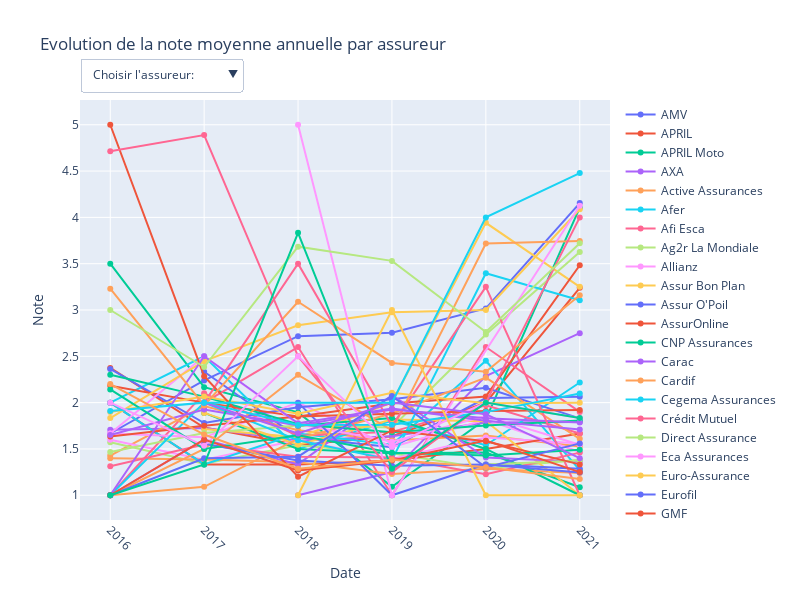

The code cell stored with this chart in its notebook:
### Code cell
fig = go.Figure()
buttons = [{
    "label": "Choisir l'assureur: ", 
    "method": "update", 
    "args": [{'visible': [False for assureur in assureurs]}]}]

for insurance in range(len(assureurs)): 
    trace = go.Scatter(
        x = df.groupby(df_by_insurances[insurance].date.dt.year)['note'].mean().index, 
        y = df.groupby(df_by_insurances[insurance].date.dt.year)['note'].mean(), 
        name = assureurs[insurance]
    )
    btnx = {
        "label": assureurs[insurance], 
        'method': 'update',
        "args": [{'visible': [True if insurance == assureurs.index(assurance) else False for assurance in assureurs]}]}
    
    fig.add_trace(trace)
    buttons.append(btnx)
    
     
fig.update_layout(
    {"updatemenus":[
        go.layout.Updatemenu(
            buttons=buttons, 
            direction="down", 
            showactive=True,
            xanchor="left", x=0, yanchor="top", y=1.1
        )],
        'title_text': 'Evolution de la note moyenne annuelle par assureur',
        'xaxis': dict(title="Date", tickangle=45),
        'yaxis_title_text': 'Note',
        "width": 800, "height": 600,
        "autosize": True
    }
)

### Figure 1 — Plotly figure (JSON) as saved in the notebook; plotly's stock layout.template omitted (floating-point values rounded to 4 significant figures)
{"data": [{"name": "AMV", "type": "scatter", "x": [2016, 2017, 2018, 2019, 2020, 2021], "y": [1.667, 2.24, 2.717, 2.756, 3.017, 4.154]}, {"name": "APRIL", "type": "scatter", "x": [2016, 2017, 2018, 2019, 2020, 2021], "y": [2.375, 1.732, 1.543, 1.636, 2, 3.24]}, {"name": "APRIL Moto", "type": "scatter", "x": [2016, 2017, 2018, 2019, 2020, 2021], "y": [3.5, 2.167, 1.895, 1.091, 1.821, 4.106]}, {"name": "AXA", "type": "scatter", "x": [2016, 2017, 2018, 2019, 2020, 2021], "y": [1.706, 1.726, 1.587, 1.638, 1.785, 1.791]}, {"name": "Active Assurances", "type": "scatter", "x": [2016, 2017, 2018, 2019, 2020, 2021], "y": [1.429, 1.962, 1.703, 1.592, 1.644, 1.527]}, {"name": "Afer", "type": "scatter", "x": [2016, 2017, 2018, 2019, 2020, 2021], "y": [2, 2.5, 1.5, 1.805, 1.54, 2.217]}, {"name": "Afi Esca", "type": "scatter", "x": [2017, 2018, 2019, 2020, 2021], "y": [2, 2.6, 1, 2.6, 1.9]}, {"name": "Ag2r La Mondiale", "type": "scatter", "x": [2016, 2017, 2018, 2019, 2020, 2021], "y": [1.571, 1.34, 1.54, 1.452, 1.289, 1.385]}, {"name": "Allianz", "type": "scatter", "x": [2016, 2017, 2018, 2019, 2020, 2021], "y": [1.6, 1.383, 1.597, 1.392, 1.623, 1.56]}, {"name": "Assur Bon Plan", "type": "scatter", "x": [2017, 2018, 2019, 2020, 2021], "y": [1.714, 1.625, 2, 3.941, 3.25]}, {"name": "Assur O'Poil", "type": "scatter", "x": [2017, 2018, 2019, 2020, 2021], "y": [2.333, 1.625, 1.519, 2.05, 2.062]}, {"name": "AssurOnline", "type": "scatter", "x": [2016, 2017, 2018, 2019, 2020, 2021], "y": [2, 1.333, 1.333, 1.375, 1.5, 1.667]}, {"name": "CNP Assurances", "type": "scatter", "x": [2017, 2018, 2019, 2020, 2021], "y": [1.889, 1.5, 1.455, 1.462, 1.086]}, {"name": "Carac", "type": "scatter", "x": [2018, 2019, 2020, 2021], "y": [1, 1.25, 2.286, 2.75]}, {"name": "Cardif", "type": "scatter", "x": [2016, 2017, 2018, 2019, 2020, 2021], "y": [1.4, 1.387, 1.356, 1.229, 1.286, 1.24]}, {"name": "Cegema Assurances", "type": "scatter", "x": [2016, 2017, 2018, 2019, 2020, 2021], "y": [2, 1.333, 1.667, 1.545, 2.452, 1.271]}, {"name": "Crédit Mutuel", "type": "scatter", "x": [2016, 2017, 2018, 2019, 2020, 2021], "y": [1, 2.1, 1.643, 1.684, 1.972, 1.667]}, {"name": "Direct Assurance", "type": "scatter", "x": [2016, 2017, 2018, 2019, 2020, 2021], "y": [1.467, 1.672, 1.754, 1.732, 2.734, 3.627]}, {"name": "Eca Assurances", "type": "scatter", "x": [2016, 2017, 2018, 2019, 2020, 2021], "y": [1.667, 1.625, 2, 1.52, 1.818, 1.467]}, {"name": "Euro-Assurance", "type": "scatter", "x": [2017, 2018, 2019, 2020, 2021], "y": [1.889, 1.545, 1.818, 1.8, 1]}, {"name": "Eurofil", "type": "scatter", "x": [2016, 2017, 2018, 2019, 2020, 2021], "y": [2.364, 1.78, 1.951, 2.036, 2.161, 1.83]}, {"name": "GMF", "type": "scatter", "x": [2016, 2017, 2018, 2019, 2020, 2021], "y": [2.182, 2, 1.85, 1.989, 2.067, 3.483]}, {"name": "Gan", "type": "scatter", "x": [2018, 2019, 2020, 2021], "y": [1.75, 1.833, 1.5, 1]}, {"name": "Generali", "type": "scatter", "x": [2016, 2017, 2018, 2019, 2020, 2021], "y": [1, 1.6, 1.333, 2.08, 1.406, 1.361]}, {"name": "Groupama", "type": "scatter", "x": [2016, 2017, 2018, 2019, 2020, 2021], "y": [1, 1.091, 1.611, 1.882, 2.269, 1.609]}, {"name": "Génération", "type": "scatter", "x": [2016, 2017, 2018, 2019, 2020, 2021], "y": [1, 2, 1.594, 1.381, 3.397, 3.105]}, {"name": "Harmonie Mutuelle", "type": "scatter", "x": [2016, 2017, 2018, 2019, 2020, 2021], "y": [1.312, 1.548, 1.415, 1.407, 1.228, 1.46]}, {"name": "Hiscox", "type": "scatter", "x": [2021], "y": [1]}, {"name": "Intériale", "type": "scatter", "x": [2016, 2017, 2018, 2019, 2020, 2021], "y": [1.667, 2.5, 1.769, 1.579, 1.857, 1.545]}, {"name": "L'olivier Assurance", "type": "scatter", "x": [2016, 2017, 2018, 2019, 2020, 2021], "y": [1.833, 2.447, 2.834, 2.974, 3, 4.087]}, {"name": "LCL", "type": "scatter", "x": [2018, 2019, 2020, 2021], "y": [2, 1, 1.333, 1.286]}, {"name": "MAAF", "type": "scatter", "x": [2016, 2017, 2018, 2019, 2020, 2021], "y": [1.633, 1.75, 1.849, 1.881, 1.908, 1.919]}, {"name": "MACIF", "type": "scatter", "x": [2016, 2017, 2018, 2019, 2020, 2021], "y": [2.3, 2.065, 1.767, 1.681, 1.753, 1.806]}, {"name": "MAIF", "type": "scatter", "x": [2016, 2017, 2018, 2019, 2020, 2021], "y": [1.65, 1.927, 1.754, 1.926, 1.832, 1.786]}, {"name": "MGP", "type": "scatter", "x": [2016, 2017, 2018, 2019, 2020, 2021], "y": [1, 1.5, 2.3, 1.7, 3.717, 3.746]}, {"name": "MMA", "type": "scatter", "x": [2021], "y": [1]}, {"name": "Magnolia", "type": "scatter", "x": [2017, 2018, 2019, 2020, 2021], "y": [2, 3.5, 1.75, 3.25, 1]}, {"name": "Malakoff Humanis", "type": "scatter", "x": [2020, 2021], "y": [1.333, 1.375]}, {"name": "Mapa", "type": "scatter", "x": [2018, 2019, 2021], "y": [5, 1, 4.125]}, {"name": "Matmut", "type": "scatter", "x": [2016, 2017, 2018, 2019, 2020, 2021], "y": [1.9, 2.067, 1.881, 2.106, 1.993, 2]}, {"name": "Mercer", "type": "scatter", "x": [2017, 2018, 2019, 2020, 2021], "y": [1.556, 1.375, 1.319, 1.333, 1.246]}, {"name": "MetLife", "type": "scatter", "x": [2016, 2017, 2018, 2019, 2020, 2021], "y": [5, 2.286, 1.2, 1.7, 1.583, 1.333]}, {"name": "Mgen", "type": "scatter", "x": [2016, 2017, 2018, 2019, 2020, 2021], "y": [2.143, 1.5, 1.647, 1.458, 1.429, 1.491]}, {"name": "Mutuelle des Motards", "type": "scatter", "x": [2016, 2017, 2018, 2019, 2020, 2021], "y": [1, 2.5, 1.778, 1.938, 1.805, 1.709]}, {"name": "Néoliane Santé", "type": "scatter", "x": [2016, 2017, 2018, 2019, 2020, 2021], "y": [3.231, 1.97, 3.089, 2.429, 2.333, 3.158]}, {"name": "Pacifica", "type": "scatter", "x": [2016, 2017, 2018, 2019, 2020, 2021], "y": [1.909, 2, 1.759, 1.762, 1.898, 2.099]}, {"name": "Peyrac Assurances", "type": "scatter", "x": [2016, 2017, 2018, 2019, 2020, 2021], "y": [4.714, 4.889, 2.5, 1.25, 2, 4]}, {"name": "Santiane", "type": "scatter", "x": [2016, 2017, 2018, 2019, 2020, 2021], "y": [3, 2.385, 3.684, 3.53, 2.763, 3.72]}, {"name": "SantéVet", "type": "scatter", "x": [2016, 2017, 2018, 2019, 2020, 2021], "y": [2, 1.533, 2.5, 1.538, 2, 1.833]}, {"name": "Sma", "type": "scatter", "x": [2018, 2019, 2020, 2021], "y": [1, 3, 1, 1]}, {"name": "Sogecap", "type": "scatter", "x": [2016, 2017, 2018, 2019, 2020, 2021], "y": [1, 1.4, 1.417, 2.071, 1.3, 1.56]}, {"name": "Sogessur", "type": "scatter", "x": [2016, 2017, 2018, 2019, 2020, 2021], "y": [1, 1.6, 1.267, 1.375, 1.59, 1.25]}, {"name": "Solly Azar", "type": "scatter", "x": [2016, 2017, 2018, 2019, 2020, 2021], "y": [1, 1.333, 3.833, 1.286, 2, 1.833]}, {"name": "Suravenir", "type": "scatter", "x": [2017, 2018, 2019, 2020, 2021], "y": [2, 1.667, 2, 1.875, 1.4]}, {"name": "SwissLife", "type": "scatter", "x": [2016, 2017, 2018, 2019, 2020, 2021], "y": [2.2, 1.655, 1.286, 1.385, 1.303, 1.176]}, {"name": "Zen'Up", "type": "scatter", "x": [2017, 2019, 2020, 2021], "y": [2, 2, 4, 4.478]}], "layout": {"autosize": true, "height": 600, "title": {"text": "Evolution de la note moyenne annuelle par assureur"}, "updatemenus": [{"buttons": [{"args": [{"visible": [false, false, false, false, false, false, false, false, false, false, false, false, false, false, false, false, false, false, false, false, false, false, false, false, false, false, false, false, false, false, false, false, false, false, false, false, false, false, false, false, false, false, false, false, false, false, false, false, false, false, false, false, false, false, false, false]}], "label": "Choisir l'assureur: ", "method": "update"}, {"args": [{"visible": [true, false, false, false, false, false, false, false, false, false, false, false, false, false, false, false, false, false, false, false, false, false, false, false, false, false, false, false, false, false, false, false, false, false, false, false, false, false, false, false, false, false, false, false, false, false, false, false, false, false, false, false, false, false, false, false]}], "label": "AMV", "method": "update"}, {"args": [{"visible": [false, true, false, false, false, false, false, false, false, false, false, false, false, false, false, false, false, false, false, false, false, false, false, false, false, false, false, false, false, false, false, false, false, false, false, false, false, false, false, false, false, false, false, false, false, false, false, false, false, false, false, false, false, false, false, false]}], "label": "APRIL", "method": "update"}, {"args": [{"visible": [false, false, true, false, false, false, false, false, false, false, false, false, false, false, false, false, false, false, false, false, false, false, false, false, false, false, false, false, false, false, false, false, false, false, false, false, false, false, false, false, false, false, false, false, false, false, false, false, false, false, false, false, false, false, false, false]}], "label": "APRIL Moto", "method": "update"}, {"args": [{"visible": [false, false, false, true, false, false, false, false, false, false, false, false, false, false, false, false, false, false, false, false, false, false, false, false, false, false, false, false, false, false, false, false, false, false, false, false, false, false, false, false, false, false, false, false, false, false, false, false, false, false, false, false, false, false, false, false]}], "label": "AXA", "method": "update"}, {"args": [{"visible": [false, false, false, false, true, false, false, false, false, false, false, false, false, false, false, false, false, false, false, false, false, false, false, false, false, false, false, false, false, false, false, false, false, false, false, false, false, false, false, false, false, false, false, false, false, false, false, false, false, false, false, false, false, false, false, false]}], "label": "Active Assurances", "method": "update"}, {"args": [{"visible": [false, false, false, false, false, true, false, false, false, false, false, false, false, false, false, false, false, false, false, false, false, false, false, false, false, false, false, false, false, false, false, false, false, false, false, false, false, false, false, false, false, false, false, false, false, false, false, false, false, false, false, false, false, false, false, false]}], "label": "Afer", "method": "update"}, {"args": [{"visible": [false, false, false, false, false, false, true, false, false, false, false, false, false, false, false, false, false, false, false, false, false, false, false, false, false, false, false, false, false, false, false, false, false, false, false, false, false, false, false, false, false, false, false, false, false, false, false, false, false, false, false, false, false, false, false, false]}], "label": "Afi Esca", "method": "update"}, {"args": [{"visible": [false, false, false, false, false, false, false, true, false, false, false, false, false, false, false, false, false, false, false, false, false, false, false, false, false, false, false, false, false, false, false, false, false, false, false, false, false, false, false, false, false, false, false, false, false, false, false, false, false, false, false, false, false, false, false, false]}], "label": "Ag2r La Mondiale", "method": "update"}, {"args": [{"visible": [false, false, false, false, false, false, false, false, true, false, false, false, false, false, false, false, false, false, false, false, false, false, false, false, false, false, false, false, false, false, false, false, false, false, false, false, false, false, false, false, false, false, false, false, false, false, false, false, false, false, false, false, false, false, false, false]}], "label": "Allianz", "method": "update"}, {"args": [{"visible": [false, false, false, false, false, false, false, false, false, true, false, false, false, false, false, false, false, false, false, false, false, false, false, false, false, false, false, false, false, false, false, false, false, false, false, false, false, false, false, false, false, false, false, false, false, false, false, false, false, false, false, false, false, false, false, false]}], "label": "Assur Bon Plan", "method": "update"}, {"args": [{"visible": [false, false, false, false, false, false, false, false, false, false, true, false, false, false, false, false, false, false, false, false, false, false, false, false, false, false, false, false, false, false, false, false, false, false, false, false, false, false, false, false, false, false, false, false, false, false, false, false, false, false, false, false, false, false, false, false]}], "label": "Assur O'Poil", "method": "update"}, {"args": [{"visible": [false, false, false, false, false, false, false, false, false, false, false, true, false, false, false, false, false, false, false, false, false, false, false, false, false, false, false, false, false, false, false, false, false, false, false, false, false, false, false, false, false, false, false, false, false, false, false, false, false, false, false, false, false, false, false, false]}], "label": "AssurOnline", "method": "update"}, {"args": [{"visible": [false, false, false, false, false, false, false, false, false, false, false, false, true, false, false, false, false, false, false, false, false, false, false, false, false, false, false, false, false, false, false, false, false, false, false, false, false, false, false, false, false, false, false, false, false, false, false, false, false, false, false, false, false, false, false, false]}], "label": "CNP Assurances", "method": "update"}, {"args": [{"visible": [false, false, false, false, false, false, false, false, false, false, false, false, false, true, false, false, false, false, false, false, false, false, false, false, false, false, false, false, false, false, false, false, false, false, false, false, false, false, false, false, false, false, false, false, false, false, false, false, false, false, false, false, false, false, false, false]}], "label": "Carac", "method": "update"}, {"args": [{"visible": [false, false, false, false, false, false, false, false, false, false, false, false, false, false, true, false, false, false, false, false, false, false, false, false, false, false, false, false, false, false, false, false, false, false, false, false, false, false, false, false, false, false, false, false, false, false, false, false, false, false, false, false, false, false, false, false]}], "label": "Cardif", "method": "update"}, {"args": [{"visible": [false, false, false, false, false, false, false, false, false, false, false, false, false, false, false, true, false, false, false, false, false, false, false, false, false, false, false, false, false, false, false, false, false, false, false, false, false, false, false, false, false, false, false, false, false, false, false, false, false, false, false, false, false, false, false, false]}], "label": "Cegema Assurances", "method": "update"}, {"args": [{"visible": [false, false, false, false, false, false, false, false, false, false, false, false, false, false, false, false, true, false, false, false, false, false, false, false, false, false, false, false, false, false, false, false, false, false, false, false, false, false, false, false, false, false, false, false, false, false, false, false, false, false, false, false, false, false, false, false]}], "label": "Crédit Mutuel", "method": "update"}, {"args": [{"visible": [false, false, false, false, false, false, false, false, false, false, false, false, false, false, false, false, false, true, false, false, false, false, false, false, false, false, false, false, false, false, false, false, false, false, false, false, false, false, false, false, false, false, false, false, false, false, false, false, false, false, false, false, false, false, false, false]}], "label": "Direct Assurance", "method": "update"}, {"args": [{"visible": [false, false, false, false, false, false, false, false, false, false, false, false, false, false, false, false, false, false, true, false, false, false, false, false, false, false, false, false, false, false, false, false, false, false, false, false, false, false, false, false, false, false, false, false, false, false, false, false, false, false, false, false, false, false, false, false]}], "label": "Eca Assurances", "method": "update"}, {"args": [{"visible": [false, false, false, false, false, false, false, false, false, false, false, false, false, false, false, false, false, false, false, true, false, false, false, false, false, false, false, false, false, false, false, false, false, false, false, false, false, false, false, false, false, false, false, false, false, false, false, false, false, false, false, false, false, false, false, false]}], "label": "Euro-Assurance", "method": "update"}, {"args": [{"visible": [false, false, false, false, false, false, false, false, false, false, false, false, false, false, false, false, false, false, false, false, true, false, false, false, false, false, false, false, false, false, false, false, false, false, false, false, false, false, false, false, false, false, false, false, false, false, false, false, false, false, false, false, false, false, false, false]}], "label": "Eurofil", "method": "update"}, {"args": [{"visible": [false, false, false, false, false, false, false, false, false, false, false, false, false, false, false, false, false, false, false, false, false, true, false, false, false, false, false, false, false, false, false, false, false, false, false, false, false, false, false, false, false, false, false, false, false, false, false, false, false, false, false, false, false, false, false, false]}], "label": "GMF", "method": "update"}, {"args": [{"visible": [false, false, false, false, false, false, false, false, false, false, false, false, false, false, false, false, false, false, false, false, false, false, true, false, false, false, false, false, false, false, false, false, false, false, false, false, false, false, false, false, false, false, false, false, false, false, false, false, false, false, false, false, false, false, false, false]}], "label": "Gan", "method": "update"}, {"args": [{"visible": [false, false, false, false, false, false, false, false, false, false, false, false, false, false, false, false, false, false, false, false, false, false, false, true, false, false, false, false, false, false, false, false, false, false, false, false, false, false, false, false, false, false, false, false, false, false, false, false, false, false, false, false, false, false, false, false]}], "label": "Generali", "method": "update"}, {"args": [{"visible": [false, false, false, false, false, false, false, false, false, false, false, false, false, false, false, false, false, false, false, false, false, false, false, false, true, false, false, false, false, false, false, false, false, false, false, false, false, false, false, false, false, false, false, false, false, false, false, false, false, false, false, false, false, false, false, false]}], "label": "Groupama", "method": "update"}, {"args": [{"visible": [false, false, false, false, false, false, false, false, false, false, false, false, false, false, false, false, false, false, false, false, false, false, false, false, false, true, false, false, false, false, false, false, false, false, false, false, false, false, false, false, false, false, false, false, false, false, false, false, false, false, false, false, false, false, false, false]}], "label": "Génération", "method": "update"}, {"args": [{"visible": [false, false, false, false, false, false, false, false, false, false, false, false, false, false, false, false, false, false, false, false, false, false, false, false, false, false, true, false, false, false, false, false, false, false, false, false, false, false, false, false, false, false, false, false, false, false, false, false, false, false, false, false, false, false, false, false]}], "label": "Harmonie Mutuelle", "method": "update"}, {"args": [{"visible": [false, false, false, false, false, false, false, false, false, false, false, false, false, false, false, false, false, false, false, false, false, false, false, false, false, false, false, true, false, false, false, false, false, false, false, false, false, false, false, false, false, false, false, false, false, false, false, false, false, false, false, false, false, false, false, false]}], "label": "Hiscox", "method": "update"}, {"args": [{"visible": [false, false, false, false, false, false, false, false, false, false, false, false, false, false, false, false, false, false, false, false, false, false, false, false, false, false, false, false, true, false, false, false, false, false, false, false, false, false, false, false, false, false, false, false, false, false, false, false, false, false, false, false, false, false, false, false]}], "label": "Intériale", "method": "update"}, {"args": [{"visible": [false, false, false, false, false, false, false, false, false, false, false, false, false, false, false, false, false, false, false, false, false, false, false, false, false, false, false, false, false, true, false, false, false, false, false, false, false, false, false, false, false, false, false, false, false, false, false, false, false, false, false, false, false, false, false, false]}], "label": "L'olivier Assurance", "method": "update"}, {"args": [{"visible": [false, false, false, false, false, false, false, false, false, false, false, false, false, false, false, false, false, false, false, false, false, false, false, false, false, false, false, false, false, false, true, false, false, false, false, false, false, false, false, false, false, false, false, false, false, false, false, false, false, false, false, false, false, false, false, false]}], "label": "LCL", "method": "update"}, {"args": [{"visible": [false, false, false, false, false, false, false, false, false, false, false, false, false, false, false, false, false, false, false, false, false, false, false, false, false, false, false, false, false, false, false, true, false, false, false, false, false, false, false, false, false, false, false, false, false, false, false, false, false, false, false, false, false, false, false, false]}], "label": "MAAF", "method": "update"}, {"args": [{"visible": [false, false, false, false, false, false, false, false, false, false, false, false, false, false, false, false, false, false, false, false, false, false, false, false, false, false, false, false, false, false, false, false, true, false, false, false, false, false, false, false, false, false, false, false, false, false, false, false, false, false, false, false, false, false, false, false]}], "label": "MACIF", "method": "update"}, {"args": [{"visible": [false, false, false, false, false, false, false, false, false, false, false, false, false, false, false, false, false, false, false, false, false, false, false, false, false, false, false, false, false, false, false, false, false, true, false, false, false, false, false, false, false, false, false, false, false, false, false, false, false, false, false, false, false, false, false, false]}], "label": "MAIF", "method": "update"}, {"args": [{"visible": [false, false, false, false, false, false, false, false, false, false, false, false, false, false, false, false, false, false, false, false, false, false, false, false, false, false, false, false, false, false, false, false, false, false, true, false, false, false, false, false, false, false, false, false, false, false, false, false, false, false, false, false, false, false, false, false]}], "label": "MGP", "method": "update"}, {"args": [{"visible": [false, false, false, false, false, false, false, false, false, false, false, false, false, false, false, false, false, false, false, false, false, false, false, false, false, false, false, false, false, false, false, false, false, false, false, true, false, false, false, false, false, false, false, false, false, false, false, false, false, false, false, false, false, false, false, false]}], "label": "MMA", "method": "update"}, {"args": [{"visible": [false, false, false, false, false, false, false, false, false, false, false, false, false, false, false, false, false, false, false, false, false, false, false, false, false, false, false, false, false, false, false, false, false, false, false, false, true, false, false, false, false, false, false, false, false, false, false, false, false, false, false, false, false, false, false, false]}], "label": "Magnolia", "method": "update"}, {"args": [{"visible": [false, false, false, false, false, false, false, false, false, false, false, false, false, false, false, false, false, false, false, false, false, false, false, false, false, false, false, false, false, false, false, false, false, false, false, false, false, true, false, false, false, false, false, false, false, false, false, false, false, false, false, false, false, false, false, false]}], "label": "Malakoff Humanis", "method": "update"}, {"args": [{"visible": [false, false, false, false, false, false, false, false, false, false, false, false, false, false, false, false, false, false, false, false, false, false, false, false, false, false, false, false, false, false, false, false, false, false, false, false, false, false, true, false, false, false, false, false, false, false, false, false, false, false, false, false, false, false, false, false]}], "label": "Mapa", "method": "update"}, {"args": [{"visible": [false, false, false, false, false, false, false, false, false, false, false, false, false, false, false, false, false, false, false, false, false, false, false, false, false, false, false, false, false, false, false, false, false, false, false, false, false, false, false, true, false, false, false, false, false, false, false, false, false, false, false, false, false, false, false, false]}], "label": "Matmut", "method": "update"}, {"args": [{"visible": [false, false, false, false, false, false, false, false, false, false, false, false, false, false, false, false, false, false, false, false, false, false, false, false, false, false, false, false, false, false, false, false, false, false, false, false, false, false, false, false, true, false, false, false, false, false, false, false, false, false, false, false, false, false, false, false]}], "label": "Mercer", "method": "update"}, {"args": [{"visible": [false, false, false, false, false, false, false, false, false, false, false, false, false, false, false, false, false, false, false, false, false, false, false, false, false, false, false, false, false, false, false, false, false, false, false, false, false, false, false, false, false, true, false, false, false, false, false, false, false, false, false, false, false, false, false, false]}], "label": "MetLife", "method": "update"}, {"args": [{"visible": [false, false, false, false, false, false, false, false, false, false, false, false, false, false, false, false, false, false, false, false, false, false, false, false, false, false, false, false, false, false, false, false, false, false, false, false, false, false, false, false, false, false, true, false, false, false, false, false, false, false, false, false, false, false, false, false]}], "label": "Mgen", "method": "update"}, {"args": [{"visible": [false, false, false, false, false, false, false, false, false, false, false, false, false, false, false, false, false, false, false, false, false, false, false, false, false, false, false, false, false, false, false, false, false, false, false, false, false, false, false, false, false, false, false, true, false, false, false, false, false, false, false, false, false, false, false, false]}], "label": "Mutuelle des Motards", "method": "update"}, {"args": [{"visible": [false, false, false, false, false, false, false, false, false, false, false, false, false, false, false, false, false, false, false, false, false, false, false, false, false, false, false, false, false, false, false, false, false, false, false, false, false, false, false, false, false, false, false, false, true, false, false, false, false, false, false, false, false, false, false, false]}], "label": "Néoliane Santé", "method": "update"}, {"args": [{"visible": [false, false, false, false, false, false, false, false, false, false, false, false, false, false, false, false, false, false, false, false, false, false, false, false, false, false, false, false, false, false, false, false, false, false, false, false, false, false, false, false, false, false, false, false, false, true, false, false, false, false, false, false, false, false, false, false]}], "label": "Pacifica", "method": "update"}, {"args": [{"visible": [false, false, false, false, false, false, false, false, false, false, false, false, false, false, false, false, false, false, false, false, false, false, false, false, false, false, false, false, false, false, false, false, false, false, false, false, false, false, false, false, false, false, false, false, false, false, true, false, false, false, false, false, false, false, false, false]}], "label": "Peyrac Assurances", "method": "update"}, {"args": [{"visible": [false, false, false, false, false, false, false, false, false, false, false, false, false, false, false, false, false, false, false, false, false, false, false, false, false, false, false, false, false, false, false, false, false, false, false, false, false, false, false, false, false, false, false, false, false, false, false, true, false, false, false, false, false, false, false, false]}], "label": "Santiane", "method": "update"}, {"args": [{"visible": [false, false, false, false, false, false, false, false, false, false, false, false, false, false, false, false, false, false, false, false, false, false, false, false, false, false, false, false, false, false, false, false, false, false, false, false, false, false, false, false, false, false, false, false, false, false, false, false, true, false, false, false, false, false, false, false]}], "label": "SantéVet", "method": "update"}, {"args": [{"visible": [false, false, false, false, false, false, false, false, false, false, false, false, false, false, false, false, false, false, false, false, false, false, false, false, false, false, false, false, false, false, false, false, false, false, false, false, false, false, false, false, false, false, false, false, false, false, false, false, false, true, false, false, false, false, false, false]}], "label": "Sma", "method": "update"}, {"args": [{"visible": [false, false, false, false, false, false, false, false, false, false, false, false, false, false, false, false, false, false, false, false, false, false, false, false, false, false, false, false, false, false, false, false, false, false, false, false, false, false, false, false, false, false, false, false, false, false, false, false, false, false, true, false, false, false, false, false]}], "label": "Sogecap", "method": "update"}, {"args": [{"visible": [false, false, false, false, false, false, false, false, false, false, false, false, false, false, false, false, false, false, false, false, false, false, false, false, false, false, false, false, false, false, false, false, false, false, false, false, false, false, false, false, false, false, false, false, false, false, false, false, false, false, false, true, false, false, false, false]}], "label": "Sogessur", "method": "update"}, {"args": [{"visible": [false, false, false, false, false, false, false, false, false, false, false, false, false, false, false, false, false, false, false, false, false, false, false, false, false, false, false, false, false, false, false, false, false, false, false, false, false, false, false, false, false, false, false, false, false, false, false, false, false, false, false, false, true, false, false, false]}], "label": "Solly Azar", "method": "update"}, {"args": [{"visible": [false, false, false, false, false, false, false, false, false, false, false, false, false, false, false, false, false, false, false, false, false, false, false, false, false, false, false, false, false, false, false, false, false, false, false, false, false, false, false, false, false, false, false, false, false, false, false, false, false, false, false, false, false, true, false, false]}], "label": "Suravenir", "method": "update"}, {"args": [{"visible": [false, false, false, false, false, false, false, false, false, false, false, false, false, false, false, false, false, false, false, false, false, false, false, false, false, false, false, false, false, false, false, false, false, false, false, false, false, false, false, false, false, false, false, false, false, false, false, false, false, false, false, false, false, false, true, false]}], "label": "SwissLife", "method": "update"}, {"args": [{"visible": [false, false, false, false, false, false, false, false, false, false, false, false, false, false, false, false, false, false, false, false, false, false, false, false, false, false, false, false, false, false, false, false, false, false, false, false, false, false, false, false, false, false, false, false, false, false, false, false, false, false, false, false, false, false, false, true]}], "label": "Zen'Up", "method": "update"}], "direction": "down", "showactive": true, "x": 0, "xanchor": "left", "y": 1.1, "yanchor": "top"}], "width": 800, "xaxis": {"tickangle": 45, "title": {"text": "Date"}}, "yaxis": {"title": {"text": "Note"}}}}
